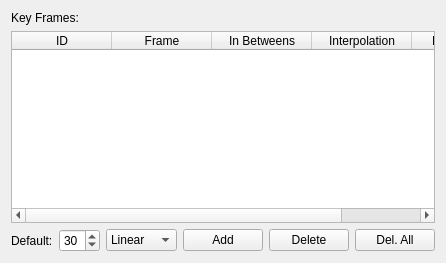
            <widget class="QWidget" name="Advanced">
             <attribute name="title">
              <string>Advanced</string>
             </attribute>
             <layout class="QGridLayout" name="gridLayout_16">
              <item row="0" column="0">
               <layout class="QGridLayout" name="gridLayout_10">
                <item row="0" column="0" colspan="2">
                 <widget class="QLabel" name="label_11">
                  <property name="text">
                   <string>Key Frames:</string>
                  </property>
                 </widget>
                </item>
                <item row="2" column="0">
                 <widget class="QLabel" name="label_12">
                  <property name="text">
                   <string>Default:</string>
                  </property>
                 </widget>
                </item>
                <item row="2" column="1">
                 <widget class="QSpinBox" name="advanced_FPSSpinBox">
                  <property name="value">
                   <number>30</number>
                  </property>
                 </widget>
                </item>
                <item row="2" column="2">
                 <widget class="QComboBox" name="advanced_StyleCombo">
                  <property name="minimumSize">
                   <size>
                    <width>62</width>
                    <height>20</height>
                   </size>
                  </property>
                  <item>
                   <property name="text">
                    <string>Linear</string>
                   </property>
                  </item>
                  <item>
                   <property name="text">
                    <string>Smooth</string>
                   </property>
                  </item>
                 </widget>
                </item>
                <item row="2" column="3">
                 <widget class="QPushButton" name="advanced_addButton">
                  <property name="text">
                   <string>Add</string>
                  </property>
                 </widget>
                </item>
                <item row="2" column="4">
                 <widget class="QPushButton" name="advanced_deleteButton">
                  <property name="text">
                   <string>Delete</string>
                  </property>
                 </widget>
                </item>
                <item row="2" column="5">
                 <widget class="QPushButton" name="advanced_delAllButton">
                  <property name="text">
                   <string>Del. All</string>
                  </property>
                 </widget>
                </item>
                <item row="1" column="0" colspan="6">
                 <widget class="QTableWidget" name="advanced_Table">
                  <column>
                   <property name="text">
                    <string>ID</string>
                   </property>
                  </column>
                  <column>
                   <property name="text">
                    <string>Frame</string>
                   </property>
                  </column>
                  <column>
                   <property name="text">
                    <string>In Betweens</string>
                   </property>
                  </column>
                  <column>
                   <property name="text">
                    <string>Interpolation</string>
                   </property>
                  </column>
                  <column>
                   <property name="text">
                    <string>Description</string>
                   </property>
                  </column>
                 </widget>
                </item>
               </layout>
              </item>
             </layout>
            </widget>
